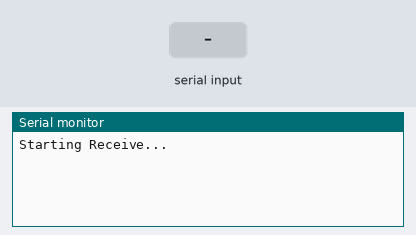
Bench run of a sketch on a simulated Arduino Uno, built with avr-gcc and run on an emulated ATmega328P. Parts: the last lines printed to the serial monitor. Inputs (shaded band) come from the test bench.

Above: at 1.2 s.
1.3 s: "1" received over the second serial link
At 1.6 s:
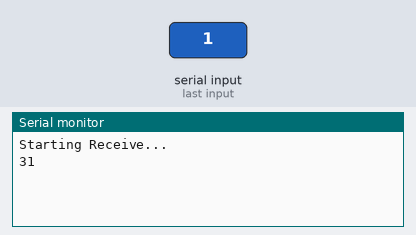
2.8 s: "0" received over the second serial link
At 4.0 s:
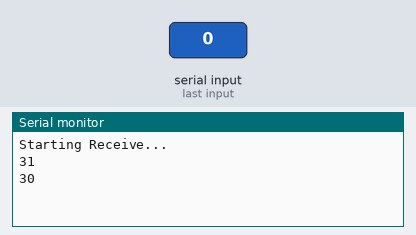
4.3 s: "2" received over the second serial link
At 5.1 s:
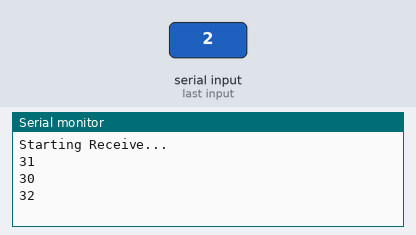

Measured:
- after the input at 1.3 s, the serial monitor: prints a new line at once (image 1)
- after the input at 2.8 s, the serial monitor: prints a new line at once (image 2)
- after the input at 4.3 s, the serial monitor: prints a new line at once (image 3)

The sketch:

HelloReceiver4.ino
```cpp
// RF receiver hooked to pin 10

// Added to SoftwareSerial.cpp for 400 baud:
//   { 400,      2535,      5078,      5078,     5074,  },
//   { 400,      1263,      2536,      2536,     2531,  },

#include <SoftwareSerial.h>

SoftwareSerial mySerial(12, 13); // RX, TX

int incomingByte = 0;

void setup()
{
    Serial.begin(9600);
    mySerial.begin(400);
    Serial.println("Starting Receive...");
}

void loop()
{
  if (mySerial.available() > 0)
  {
    incomingByte = mySerial.read();
    if (incomingByte != 0)
    {
      Serial.print(incomingByte, HEX);
      if (incomingByte >= 'A' && incomingByte <= 'D')
        Serial.print("*****");
      Serial.println("");
    }
  }
  incomingByte = 0;
}
```
